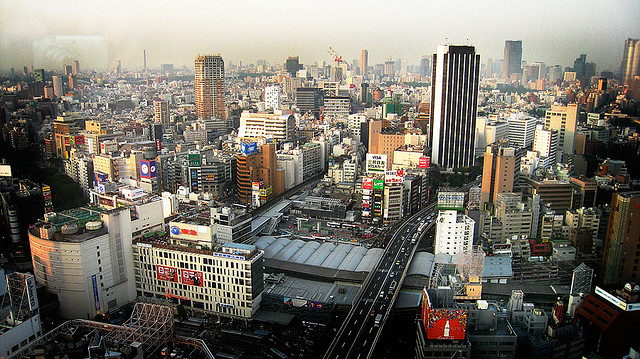
#> input picture originals/TokyoPanorama.png, 640 x 359 px
$ python shred.py   (Python 2 division)
#> lines starting #> are read from the running program, lines starting #| are printed output that depends on the picture
#!/usr/bin/env python

import Image
import sys
from random import shuffle

SHREDS = 20

original = "./originals/TokyoPanorama.png"
output = "TokyoPanoramaShredded.png"

image = Image.open(original)
#> image is the input picture: PIL image 640x359 RGBA; mean R, G, B, A 118.7, 114.3, 104.7, 255
shredded = Image.new("RGBA", image.size)
#> shredded: PIL image 640x359 RGBA; every value is 0
width, height = image.size
#> width = 640; height = 359
shred_width = width/SHREDS
#> shred_width = 32
sequence = range(0, SHREDS)
shuffle(sequence)

for i, shred_index in enumerate(sequence):
    shred_x1, shred_y1 = shred_width * shred_index, 0
    shred_x2, shred_y2 = shred_x1 + shred_width, height
    region =image.crop((shred_x1, shred_y1, shred_x2, shred_y2))
    shredded.paste(region, (shred_width * i, 0))
#> this loop made 20 passes
#> pass 1, `region =image.crop((shred_x1, shred_y1, shred_x2, shred_y2))`:
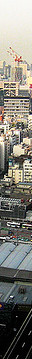
#> region: PIL image 32x359 RGBA; mean R, G, B, A 127.7, 125.9, 117.6, 255
#> pass 2, `region =image.crop((shred_x1, shred_y1, shred_x2, shred_y2))`:
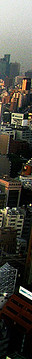
#> region: PIL image 32x359 RGBA; mean R, G, B, A 73.8, 72.2, 64.4, 255
#> pass 3, `region =image.crop((shred_x1, shred_y1, shred_x2, shred_y2))`:
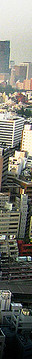
#> region: PIL image 32x359 RGBA; mean R, G, B, A 118.3, 119, 110.3, 255
#> after the loop:
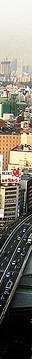
#> region: PIL image 32x359 RGBA; mean R, G, B, A 124.3, 119.2, 108.4, 255
#> after the loop:
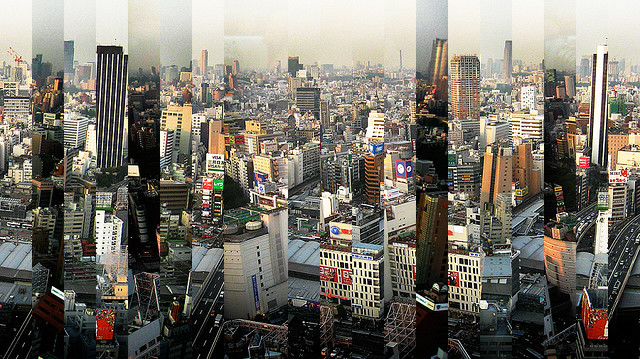
#> shredded: PIL image 640x359 RGBA; mean R, G, B, A 118.7, 114.3, 104.7, 255

shredded.save(output)

print "- Shredded %s as %s" % (original, output)
